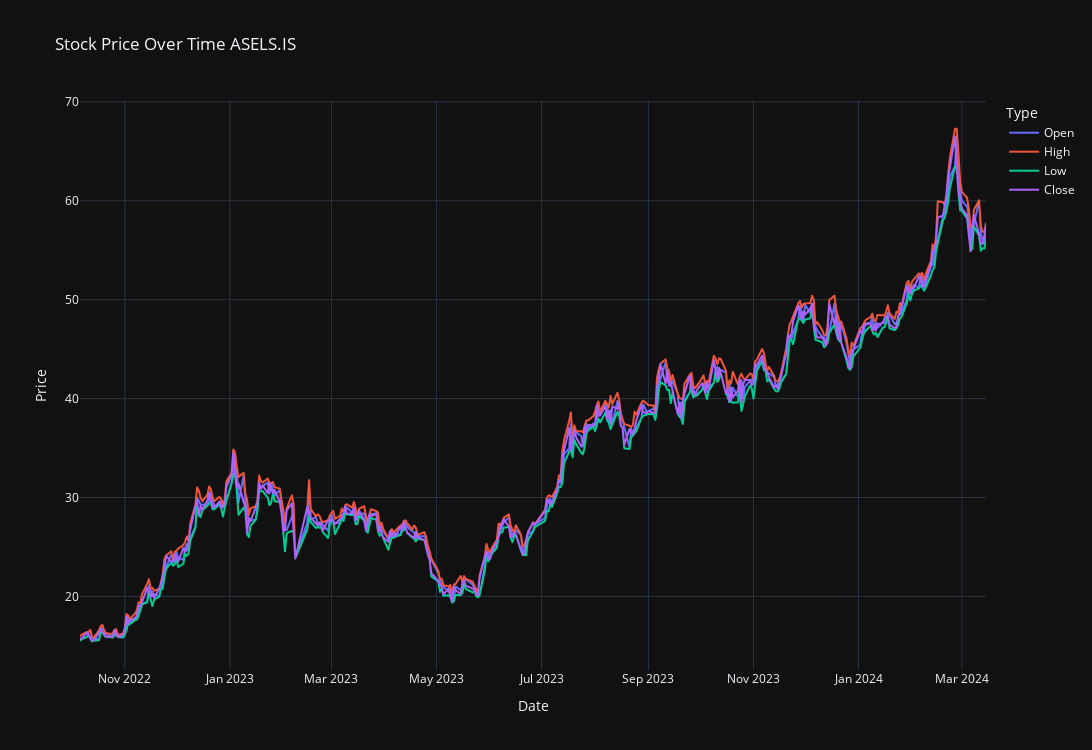

This figure's notebook cell:
### Code cell
plot_stock('ASELS.IS',365)

### Figure 1 — Plotly figure (JSON) as saved in the notebook; plotly's stock layout.template omitted (floating-point values rounded to 4 significant figures; data arrays with more than 128 entries replaced by an {"elided": "..."} marker saying what was removed)
{"data": [{"hovertemplate": "variable=Open<br>Date=%{x}<br>Price=%{y}<extra></extra>", "legendgroup": "Open", "line": {"color": "#636efa", "dash": "solid"}, "marker": {"symbol": "circle"}, "mode": "lines", "name": "Open", "showlegend": true, "type": "scattergl", "x": {"elided": "365 str values"}, "xaxis": "x", "y": {"elided": "365 float values"}, "yaxis": "y"}, {"hovertemplate": "variable=High<br>Date=%{x}<br>Price=%{y}<extra></extra>", "legendgroup": "High", "line": {"color": "#EF553B", "dash": "solid"}, "marker": {"symbol": "circle"}, "mode": "lines", "name": "High", "showlegend": true, "type": "scattergl", "x": {"elided": "365 str values"}, "xaxis": "x", "y": {"elided": "365 float values"}, "yaxis": "y"}, {"hovertemplate": "variable=Low<br>Date=%{x}<br>Price=%{y}<extra></extra>", "legendgroup": "Low", "line": {"color": "#00cc96", "dash": "solid"}, "marker": {"symbol": "circle"}, "mode": "lines", "name": "Low", "showlegend": true, "type": "scattergl", "x": {"elided": "365 str values"}, "xaxis": "x", "y": {"elided": "365 float values"}, "yaxis": "y"}, {"hovertemplate": "variable=Close<br>Date=%{x}<br>Price=%{y}<extra></extra>", "legendgroup": "Close", "line": {"color": "#ab63fa", "dash": "solid"}, "marker": {"symbol": "circle"}, "mode": "lines", "name": "Close", "showlegend": true, "type": "scattergl", "x": {"elided": "365 str values"}, "xaxis": "x", "y": {"elided": "365 float values"}, "yaxis": "y"}], "layout": {"height": 750, "hovermode": "x", "legend": {"title": {"text": "Type"}, "tracegroupgap": 0}, "title": {"text": "Stock Price Over Time ASELS.IS"}, "width": 1500, "xaxis": {"anchor": "y", "domain": [0, 1], "title": {"text": "Date"}}, "yaxis": {"anchor": "x", "domain": [0, 1], "title": {"text": "Price"}}}}
